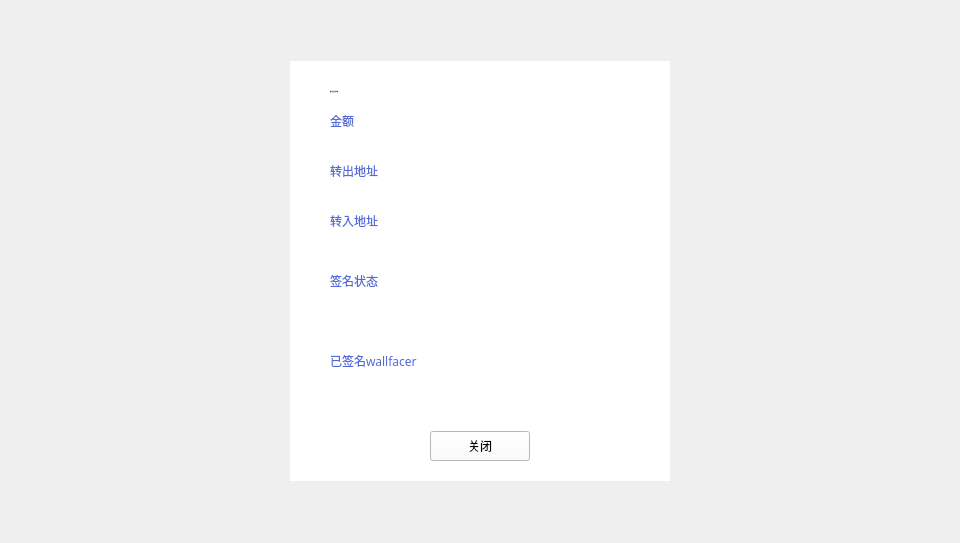
<?xml version="1.0" encoding="UTF-8"?>
<ui version="4.0">
 <class>ColdHotInfoDialog</class>
 <widget class="QDialog" name="ColdHotInfoDialog">
  <property name="geometry">
   <rect>
    <x>0</x>
    <y>0</y>
    <width>960</width>
    <height>543</height>
   </rect>
  </property>
  <property name="windowTitle">
   <string>Dialog</string>
  </property>
  <widget class="QWidget" name="widget" native="true">
   <property name="geometry">
    <rect>
     <x>0</x>
     <y>0</y>
     <width>960</width>
     <height>543</height>
    </rect>
   </property>
   <property name="font">
    <font>
     <family>Microsoft YaHei UI Light</family>
     <weight>75</weight>
     <bold>true</bold>
    </font>
   </property>
   <widget class="QWidget" name="containerWidget" native="true">
    <property name="geometry">
     <rect>
      <x>290</x>
      <y>61</y>
      <width>380</width>
      <height>420</height>
     </rect>
    </property>
    <property name="font">
     <font>
      <family>微软雅黑</family>
      <weight>50</weight>
      <bold>false</bold>
     </font>
    </property>
    <property name="styleSheet">
     <string notr="true">background-color: rgb(255, 255, 255);</string>
    </property>
    <widget class="QToolButton" name="closeBtn">
     <property name="geometry">
      <rect>
       <x>140</x>
       <y>370</y>
       <width>100</width>
       <height>30</height>
      </rect>
     </property>
     <property name="font">
      <font>
       <family>Microsoft YaHei UI Light</family>
       <weight>50</weight>
       <bold>false</bold>
      </font>
     </property>
     <property name="cursor">
      <cursorShape>PointingHandCursor</cursorShape>
     </property>
     <property name="styleSheet">
      <string notr="true"/>
     </property>
     <property name="text">
      <string>关闭</string>
     </property>
    </widget>
    <widget class="QLabel" name="label">
     <property name="geometry">
      <rect>
       <x>40</x>
       <y>20</y>
       <width>200</width>
       <height>21</height>
      </rect>
     </property>
     <property name="font">
      <font>
       <family>微软雅黑</family>
       <pointsize>-1</pointsize>
       <weight>50</weight>
       <italic>false</italic>
       <bold>false</bold>
      </font>
     </property>
     <property name="styleSheet">
      <string notr="true">QLabel{font:  14px &quot;微软雅黑&quot;;color: rgb(51, 51, 51);}

</string>
     </property>
     <property name="text">
      <string>资产变更交易详情</string>
     </property>
     <property name="alignment">
      <set>Qt::AlignLeading|Qt::AlignLeft|Qt::AlignVCenter</set>
     </property>
    </widget>
    <widget class="QLabel" name="label_2">
     <property name="geometry">
      <rect>
       <x>40</x>
       <y>50</y>
       <width>80</width>
       <height>20</height>
      </rect>
     </property>
     <property name="styleSheet">
      <string notr="true">QLabel{font:  11px &quot;微软雅黑&quot;;color: rgb(83,107,215);}

</string>
     </property>
     <property name="text">
      <string>金额</string>
     </property>
    </widget>
    <widget class="QLabel" name="amountLabel">
     <property name="geometry">
      <rect>
       <x>40</x>
       <y>70</y>
       <width>300</width>
       <height>20</height>
      </rect>
     </property>
     <property name="styleSheet">
      <string notr="true">QLabel{font:  14px &quot;微软雅黑&quot;;color: rgb(51, 51, 51);}

</string>
     </property>
     <property name="text">
      <string/>
     </property>
    </widget>
    <widget class="QLabel" name="label_4">
     <property name="geometry">
      <rect>
       <x>40</x>
       <y>210</y>
       <width>80</width>
       <height>20</height>
      </rect>
     </property>
     <property name="styleSheet">
      <string notr="true">QLabel{font:  11px &quot;微软雅黑&quot;;color: rgb(83,107,215);}

</string>
     </property>
     <property name="text">
      <string>签名状态</string>
     </property>
    </widget>
    <widget class="QLabel" name="stateLabel">
     <property name="geometry">
      <rect>
       <x>40</x>
       <y>230</y>
       <width>300</width>
       <height>40</height>
      </rect>
     </property>
     <property name="styleSheet">
      <string notr="true">QLabel{font:  14px &quot;微软雅黑&quot;;color: rgb(51, 51, 51);}

</string>
     </property>
     <property name="text">
      <string/>
     </property>
     <property name="alignment">
      <set>Qt::AlignLeading|Qt::AlignLeft|Qt::AlignTop</set>
     </property>
     <property name="wordWrap">
      <bool>true</bool>
     </property>
    </widget>
    <widget class="QLabel" name="label_6">
     <property name="geometry">
      <rect>
       <x>40</x>
       <y>290</y>
       <width>100</width>
       <height>20</height>
      </rect>
     </property>
     <property name="styleSheet">
      <string notr="true">QLabel{font:  11px &quot;微软雅黑&quot;;color: rgb(83,107,215);}

</string>
     </property>
     <property name="text">
      <string>已签名wallfacer</string>
     </property>
    </widget>
    <widget class="QLabel" name="signedGuardsLabel">
     <property name="geometry">
      <rect>
       <x>40</x>
       <y>310</y>
       <width>300</width>
       <height>40</height>
      </rect>
     </property>
     <property name="styleSheet">
      <string notr="true">QLabel{font:  14px &quot;微软雅黑&quot;;color: rgb(51, 51, 51);}

</string>
     </property>
     <property name="text">
      <string/>
     </property>
     <property name="alignment">
      <set>Qt::AlignLeading|Qt::AlignLeft|Qt::AlignTop</set>
     </property>
     <property name="wordWrap">
      <bool>true</bool>
     </property>
    </widget>
    <widget class="QLabel" name="label_3">
     <property name="geometry">
      <rect>
       <x>40</x>
       <y>100</y>
       <width>80</width>
       <height>20</height>
      </rect>
     </property>
     <property name="styleSheet">
      <string notr="true">QLabel{font:  11px &quot;微软雅黑&quot;;color: rgb(83,107,215);}

</string>
     </property>
     <property name="text">
      <string>转出地址</string>
     </property>
    </widget>
    <widget class="QLabel" name="fromLabel">
     <property name="geometry">
      <rect>
       <x>40</x>
       <y>120</y>
       <width>300</width>
       <height>20</height>
      </rect>
     </property>
     <property name="styleSheet">
      <string notr="true">QLabel{font:  14px &quot;微软雅黑&quot;;color: rgb(51, 51, 51);}

</string>
     </property>
     <property name="text">
      <string/>
     </property>
     <property name="textInteractionFlags">
      <set>Qt::LinksAccessibleByMouse|Qt::TextSelectableByMouse</set>
     </property>
    </widget>
    <widget class="QLabel" name="toLabel">
     <property name="geometry">
      <rect>
       <x>40</x>
       <y>170</y>
       <width>300</width>
       <height>20</height>
      </rect>
     </property>
     <property name="styleSheet">
      <string notr="true">QLabel{font:  14px &quot;微软雅黑&quot;;color: rgb(51, 51, 51);}

</string>
     </property>
     <property name="text">
      <string/>
     </property>
     <property name="textInteractionFlags">
      <set>Qt::LinksAccessibleByMouse|Qt::TextSelectableByMouse</set>
     </property>
    </widget>
    <widget class="QLabel" name="label_5">
     <property name="geometry">
      <rect>
       <x>40</x>
       <y>150</y>
       <width>80</width>
       <height>20</height>
      </rect>
     </property>
     <property name="styleSheet">
      <string notr="true">QLabel{font:  11px &quot;微软雅黑&quot;;color: rgb(83,107,215);}

</string>
     </property>
     <property name="text">
      <string>转入地址</string>
     </property>
    </widget>
   </widget>
  </widget>
 </widget>
 <resources/>
 <connections/>
</ui>
